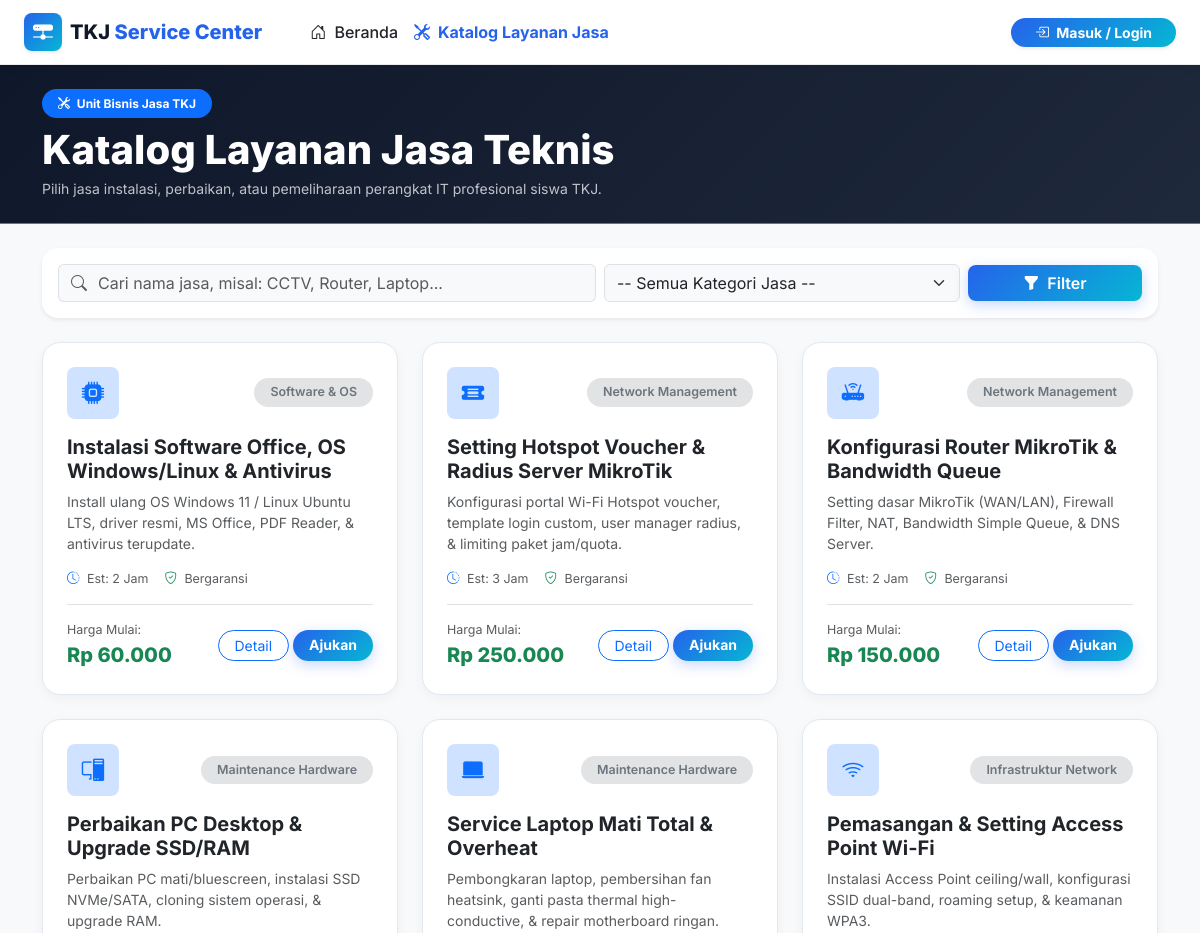
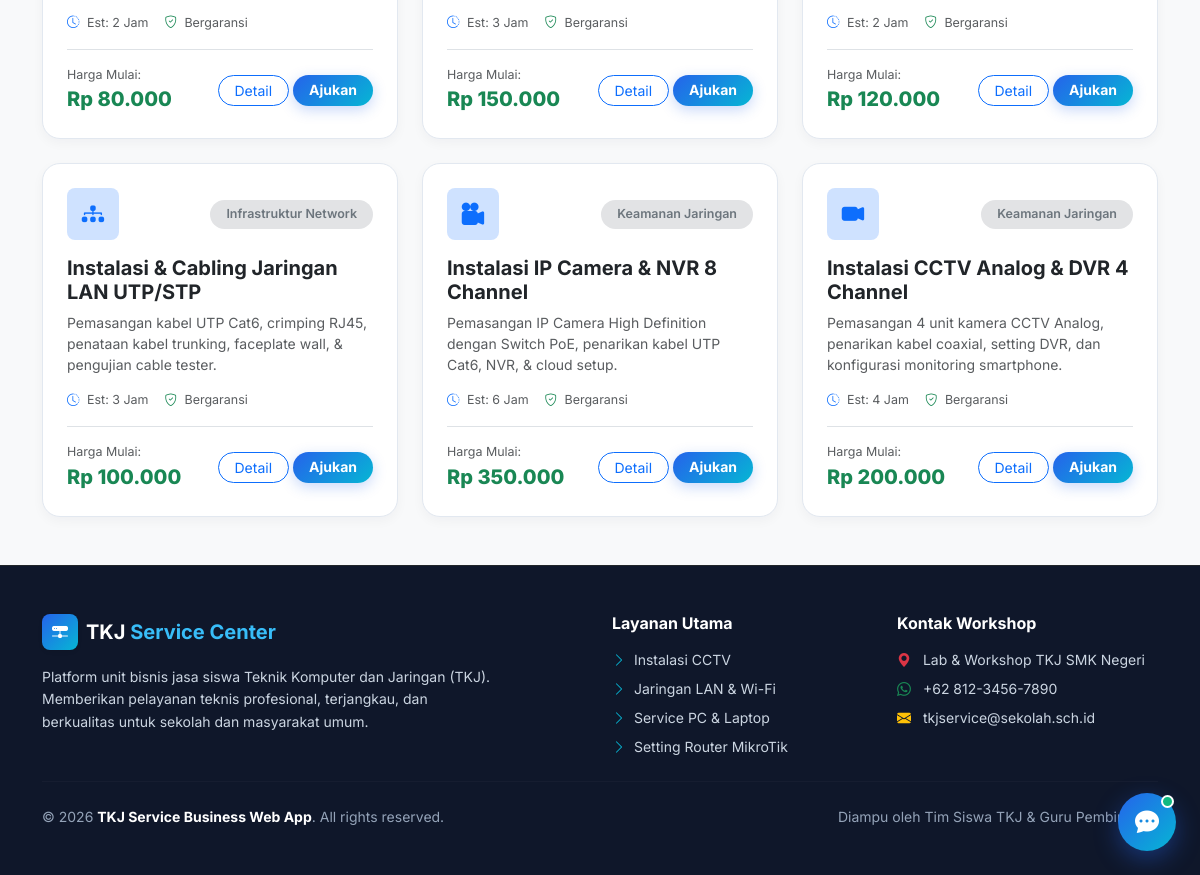
/index.php?url=service, run on the app's committed database (2 pictures, top to bottom).
### tables this page shows
CREATE TABLE `services` (
    `id` INT AUTO_INCREMENT PRIMARY KEY,
    `code` VARCHAR(20) NOT NULL UNIQUE,
    `name` VARCHAR(100) NOT NULL,
    `category` VARCHAR(50) NOT NULL,
    `description` TEXT NOT NULL,
    `base_price` DECIMAL(12,2) NOT NULL DEFAULT 0.00,
    `estimated_duration_hours` INT NOT NULL DEFAULT 2,
    `icon` VARCHAR(50) DEFAULT 'bi-wrench',
    `is_active` TINYINT(1) NOT NULL DEFAULT 1,
    `created_at` TIMESTAMP DEFAULT CURRENT_TIMESTAMP,
    `updated_at` TIMESTAMP DEFAULT CURRENT_TIMESTAMP ON UPDATE CURRENT_TIMESTAMP,
    INDEX `idx_services_code` (`code`),
    INDEX `idx_services_category` (`category`),
    INDEX `idx_services_active` (`is_active`)
);

### app/controllers/ServiceController.php (called while the page is built, shortened)
<?php
class ServiceController extends Controller
{
    public function index()
    {
        $search = trim($_GET['q'] ?? '');
        $category = trim($_GET['cat'] ?? '');
        $serviceModel = $this->model('ServiceModel');
        $services = $serviceModel->getAllServices($search, $category, true);
        $categories = $serviceModel->getCategories();
        $data = [
            'title' => 'Katalog Layanan Jasa Teknis TKJ - TKJ Service Center',
            'active_menu' => 'services',
            'services' => $services,
            'categories' => $categories,
            'search' => $search,
            'selected_category' => $category
        ];
        $this->view('service/index', $data);
    }
}

### core/App.php (called while the page is built, shortened)
<?php
class App
{
    protected $method = 'index';
    protected $params = [];
    public function __construct()
    {
        $this->controller = new $this->controller;
        call_user_func_array([$this->controller, $this->method], $this->params);
    }
}

### index.php (called while the page is built, shortened)
<?php
require_once __DIR__ . '/core/Database.php';
require_once __DIR__ . '/core/Controller.php';
require_once __DIR__ . '/core/App.php';
$app = new App();

### core/Database.php (called while the page is built, shortened)
<?php
class Database
{
    private $host = DB_HOST;
    private $user = DB_USER;
    private $pass = DB_PASS;
    private $dbname = DB_NAME;
    private $port = DB_PORT;
    private $dbh;
    private $stmt;
    public function __construct()
    {
        $dsn = 'mysql:host=' . $this->host . ';port=' . $this->port . ';dbname=' . $this->dbname . ';charset=' . DB_CHARSET;
        $options = [
            PDO::ATTR_PERSISTENT => true,
            PDO::ATTR_ERRMODE => PDO::ERRMODE_EXCEPTION,
            PDO::ATTR_DEFAULT_FETCH_MODE => PDO::FETCH_ASSOC
        ];
        try {
            $this->dbh = new PDO($dsn, $this->user, $this->pass, $options);
        } catch (PDOException $e) {
            $this->error = $e->getMessage();
        }
    }
    public function isConnected()
    {
        return $this->dbh !== null;
    }
    public function query($sql)
    {
        $this->stmt = $this->dbh->prepare($sql);
        return $this;
    }
    public function execute()
    {
        try {
            return $this->stmt->execute();
        } catch (PDOException $e) {
            $this->error = $e->getMessage();
            return false;
        }
    }
    public function resultSet()
    {
        $this->execute();
        return $this->stmt ? $this->stmt->fetchAll() : [];
    }
}

### app/models/ServiceModel.php (called while the page is built, shortened)
<?php
class ServiceModel
{
    private $db;
    private $table = 'services';
    public function __construct()
    {
        $this->db = new Database();
    }
    public function getAllServices($search = '', $category = '', $activeOnly = true)
    {
        if ($this->db->isConnected()) {
            $sql = "SELECT *, name as title, base_price as price_estimate FROM " . $this->table . " WHERE 1=1";
            if ($activeOnly) {
                $sql .= " AND is_active = 1";
            }
            $sql .= " ORDER BY id DESC";
            $this->db->query($sql);
            $results = $this->db->resultSet();
            if ($results !== false) {
                return $results;
            }
        }
        $filtered = [];
        return $filtered;
    }
    public function getCategories()
    {
        if ($this->db->isConnected()) {
            $this->db->query("SELECT DISTINCT category FROM " . $this->table . " WHERE is_active = 1 ORDER BY category ASC");
            $rows = $this->db->resultSet();
            if (!empty($rows)) {
                return array_column($rows, 'category');
            }
        }
        return ['Keamanan Jaringan', 'Infrastruktur Network', 'Maintenance Hardware', 'Network Management', 'Software & OS'];
    }
}

### app/views/service/index.php (the view, shortened to what this page needs)
<div class="bg-dark-gradient text-white py-4 mb-4 border-bottom border-secondary">
  <div class="container">
    <div class="row align-items-center gy-3">
      <div class="col-md-7">
        <span class="badge bg-primary text-white px-3 py-2 rounded-pill mb-2">
          <i class="bi bi-tools me-1"></i> Unit Bisnis Jasa TKJ
        </span>
        <h1 class="display-6 fw-extrabold mb-1">Katalog Layanan Jasa Teknis</h1>
        <p class="text-light opacity-75 mb-0 small">
          Pilih jasa instalasi, perbaikan, atau pemeliharaan perangkat IT profesional siswa TKJ.
        </p>
      </div>
    </div>
  </div>
</div>
<div class="container mb-5">
  <div class="card border-0 shadow-sm rounded-4 mb-4 p-3 bg-white">
    <form action="<?= BASE_URL ?>/index.php" method="GET" class="row g-2 align-items-center">
      <div class="col-md-6">
        <div class="input-group">
          <span class="input-group-text bg-light border-end-0 text-muted"><i class="bi bi-search"></i></span>
          <input type="text" name="q" class="form-control bg-light border-start-0 ps-0" placeholder="Cari nama jasa, misal: CCTV, Router, Laptop..." value="<?= htmlspecialchars($search ?? '') ?>">
        </div>
      </div>
      <div class="col-md-4">
        <select name="cat" class="form-select bg-light">
          <option value="">-- Semua Kategori Jasa --</option>
        </select>
      </div>
      <div class="col-md-2 d-flex gap-2">
        <button type="submit" class="btn btn-primary-gradient w-100 text-white rounded-3 fw-semibold">
          <i class="bi bi-funnel-fill me-1"></i> Filter
        </button>
      </div>
    </form>
  </div>
  <?php if (!empty($services)): ?>
    <div class="row gy-4">
      <?php foreach ($services as $service): ?>
        <div class="col-md-6 col-lg-4">
          <div class="card card-service h-100 border-0 shadow-sm rounded-4 transition-all hover-lift bg-white">
            <div class="card-body p-4 d-flex flex-column">
              <div class="d-flex align-items-center justify-content-between mb-3">
                <div class="service-icon text-primary bg-primary-subtle d-inline-flex align-items-center justify-content-center rounded-3 p-3" style="width: 52px; height: 52px; font-size: 1.4rem;">
                  <i class="bi <?= htmlspecialchars($service['icon'] ?? 'bi-wrench') ?>"></i>
                </div>
                <span class="badge bg-secondary-subtle text-secondary px-3 py-2 rounded-pill extra-small fw-semibold">
                  <?= htmlspecialchars($service['category'] ?? 'Jasa IT') ?>
                </span>
              </div>
              <h5 class="card-title fw-bold text-dark mb-2">
                <?= htmlspecialchars($service['title'] ?? $service['name']) ?>
              </h5>
              <p class="card-text text-muted small flex-grow-1 mb-3 line-clamp-3">
                <?= htmlspecialchars($service['description']) ?>
              </p>
              <div class="d-flex align-items-center gap-3 text-muted extra-small mb-3">
                <div><i class="bi bi-clock-history text-primary me-1"></i> Est: <?= htmlspecialchars($service['estimated_duration_hours'] ?? 2) ?> Jam</div>
                <div><i class="bi bi-shield-check text-success me-1"></i> Bergaransi</div>
              </div>
              <div class="pt-3 border-top d-flex align-items-center justify-content-between">
                <div>
                  <span class="text-muted extra-small d-block">Harga Mulai:</span>
                  <span class="fw-extrabold text-success fs-5">
                    Rp <?= number_format($service['price_estimate'] ?? $service['base_price'] ?? 0, 0, ',', '.') ?>
                  </span>
                </div>
                <div class="d-flex gap-1">
                  <a href="<?= BASE_URL ?>/index.php?url=service/detail/<?= $service['id'] ?>" class="btn btn-outline-primary btn-sm rounded-pill px-3">
                    Detail
                  </a>
                  <a href="<?= BASE_URL ?>/index.php?url=service/apply/<?= $service['id'] ?>" class="btn btn-primary-gradient text-white btn-sm rounded-pill px-3 fw-bold">
                    Ajukan
                  </a>
                </div>
              </div>
            </div>
          </div>
        </div>
      <?php endforeach; ?>
    </div>
  <?php endif; ?>
</div>

### data on the page
services: category "Software & OS", name "Instalasi Software Office, OS Windows/Linux & Antivirus", description "Install ulang OS Windows 11 / Linux Ubuntu LTS, driver resmi, MS Office, PDF Reader, & antivirus terupdate.", estimated_duration_hours "2", base_price "60.000"
services: category "Network Management", name "Setting Hotspot Voucher & Radius Server MikroTik", description "Konfigurasi portal Wi-Fi Hotspot voucher, template login custom, user manager radius, & limiting paket jam/quota.", estimated_duration_hours "3", base_price "250.000"
services: category "Network Management", name "Konfigurasi Router MikroTik & Bandwidth Queue", description "Setting dasar MikroTik (WAN/LAN), Firewall Filter, NAT, Bandwidth Simple Queue, & DNS Server.", estimated_duration_hours "2", base_price "150.000"
services: category "Maintenance Hardware", name "Perbaikan PC Desktop & Upgrade SSD/RAM", description "Perbaikan PC mati/bluescreen, instalasi SSD NVMe/SATA, cloning sistem operasi, & upgrade RAM.", estimated_duration_hours "2", base_price "80.000"
services: category "Maintenance Hardware", name "Service Laptop Mati Total & Overheat", description "Pembongkaran laptop, pembersihan fan heatsink, ganti pasta thermal high-conductive, & repair motherboard ringan.", estimated_duration_hours "3", base_price "150.000"
services: category "Infrastruktur Network", name "Pemasangan & Setting Access Point Wi-Fi", description "Instalasi Access Point ceiling/wall, konfigurasi SSID dual-band, roaming setup, & keamanan WPA3.", estimated_duration_hours "2", base_price "120.000"
services: category "Infrastruktur Network", name "Instalasi & Cabling Jaringan LAN UTP/STP", description "Pemasangan kabel UTP Cat6, crimping RJ45, penataan kabel trunking, faceplate wall, & pengujian cable tester.", estimated_duration_hours "3", base_price "100.000"
services: category "Keamanan Jaringan", name "Instalasi IP Camera & NVR 8 Channel", description "Pemasangan IP Camera High Definition dengan Switch PoE, penarikan kabel UTP Cat6, NVR, & cloud setup.", estimated_duration_hours "6", base_price "350.000"
services: category "Keamanan Jaringan", name "Instalasi CCTV Analog & DVR 4 Channel", description "Pemasangan 4 unit kamera CCTV Analog, penarikan kabel coaxial, setting DVR, dan konfigurasi monitoring smartphone.", estimated_duration_hours "4", base_price "200.000"
